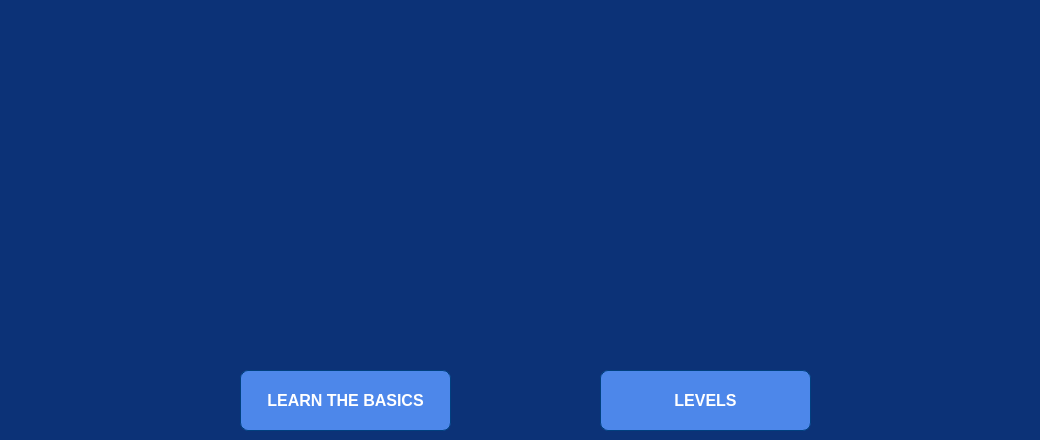
      <widget class="QWidget" name="coverPage">
       <property name="styleSheet">
        <string notr="true">background-color: rgb(12, 50, 119);</string>
       </property>
       <widget class="QPushButton" name="tutorialButton">
        <property name="geometry">
         <rect>
          <x>240</x>
          <y>370</y>
          <width>211</width>
          <height>61</height>
         </rect>
        </property>
        <property name="styleSheet">
         <string notr="true">QPushButton{
    background-color: rgb(77, 135, 234); /* Darker Blue for Back Button */
    font-size: 16px;
    font-weight: bold 12 pt;
    color: #FFFFFF; /* White Text */
    border: 1px solid #004080; /* Subtle border */
    border-radius: 8px;
    padding: 8px 16px;
}

QPushButton:hover {
    background-color: #4DC3FF; /* Light Blue Hover for Back Button */
    color: #002966; /* Dark Blue Text */
}

</string>
        </property>
        <property name="text">
         <string>LEARN THE BASICS</string>
        </property>
       </widget>
       <widget class="QPushButton" name="levelsButton">
        <property name="geometry">
         <rect>
          <x>600</x>
          <y>370</y>
          <width>211</width>
          <height>61</height>
         </rect>
        </property>
        <property name="styleSheet">
         <string notr="true">QPushButton{
    background-color: rgb(77, 135, 234); /* Darker Blue for Back Button */
    font-size: 16px;
    font-weight: bold 12 pt;
    color: #FFFFFF; /* White Text */
    border: 1px solid #004080; /* Subtle border */
    border-radius: 8px;
    padding: 8px 16px;
}

QPushButton:hover {
    background-color: #4DC3FF; /* Light Blue Hover for Back Button */
    color: #002966; /* Dark Blue Text */
}

</string>
        </property>
        <property name="text">
         <string>LEVELS</string>
        </property>
       </widget>
       <widget class="QLabel" name="logo">
        <property name="geometry">
         <rect>
          <x>-20</x>
          <y>10</y>
          <width>1031</width>
          <height>321</height>
         </rect>
        </property>
        <property name="styleSheet">
         <string notr="true"/>
        </property>
        <property name="text">
         <string/>
        </property>
        <property name="pixmap">
         <pixmap resource="Resources.qrc">:/images/logo.png</pixmap>
        </property>
       </widget>
      </widget>
